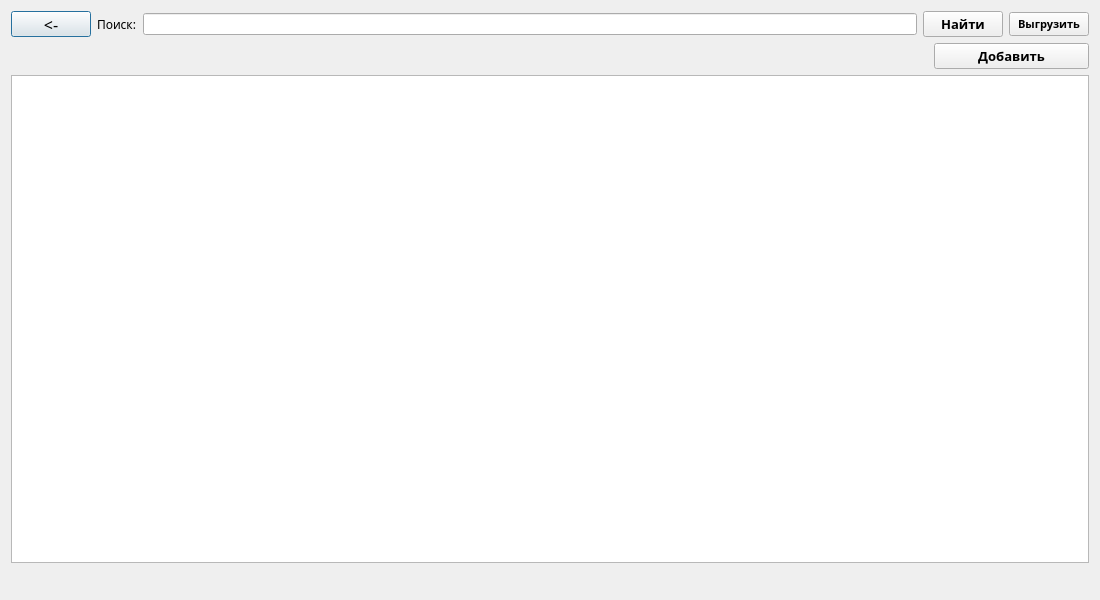
<?xml version="1.0" encoding="UTF-8"?>
<ui version="4.0">
 <class>Dialog</class>
 <widget class="QDialog" name="Dialog">
  <property name="geometry">
   <rect>
    <x>0</x>
    <y>0</y>
    <width>1100</width>
    <height>600</height>
   </rect>
  </property>
  <property name="windowTitle">
   <string>Поставки продуктов</string>
  </property>
  <layout class="QVBoxLayout" name="verticalLayout_5">
   <item>
    <layout class="QVBoxLayout" name="verticalLayout_4">
     <item>
      <layout class="QHBoxLayout" name="horizontalLayout_8">
       <item>
        <layout class="QHBoxLayout" name="horizontalLayout_2">
         <item>
          <widget class="QPushButton" name="back">
           <property name="minimumSize">
            <size>
             <width>0</width>
             <height>10</height>
            </size>
           </property>
           <property name="font">
            <font>
             <family>Malgun Gothic</family>
             <pointsize>12</pointsize>
             <weight>50</weight>
             <bold>false</bold>
            </font>
           </property>
           <property name="text">
            <string>&lt;-</string>
           </property>
           <property name="flat">
            <bool>false</bool>
           </property>
          </widget>
         </item>
         <item>
          <widget class="QLabel" name="label_4">
           <property name="font">
            <font>
             <family>Ebrima</family>
             <pointsize>9</pointsize>
             <weight>50</weight>
             <bold>false</bold>
            </font>
           </property>
           <property name="text">
            <string>Поиск:</string>
           </property>
          </widget>
         </item>
         <item>
          <widget class="QLineEdit" name="line_find">
           <property name="text">
            <string/>
           </property>
          </widget>
         </item>
        </layout>
       </item>
       <item>
        <layout class="QHBoxLayout" name="horizontalLayout">
         <item>
          <widget class="QPushButton" name="find">
           <property name="font">
            <font>
             <family>Malgun Gothic</family>
             <pointsize>10</pointsize>
             <weight>75</weight>
             <bold>true</bold>
            </font>
           </property>
           <property name="text">
            <string>Найти</string>
           </property>
          </widget>
         </item>
         <item>
          <widget class="QPushButton" name="upload">
           <property name="font">
            <font>
             <family>Malgun Gothic</family>
             <pointsize>8</pointsize>
             <weight>75</weight>
             <bold>true</bold>
            </font>
           </property>
           <property name="text">
            <string>Выгрузить</string>
           </property>
          </widget>
         </item>
        </layout>
       </item>
      </layout>
     </item>
    </layout>
   </item>
   <item>
    <layout class="QHBoxLayout" name="horizontalLayout_10"/>
   </item>
   <item>
    <layout class="QVBoxLayout" name="verticalLayout_3">
     <item>
      <layout class="QVBoxLayout" name="verticalLayout_2">
       <item>
        <layout class="QHBoxLayout" name="horizontalLayout_6">
         <item>
          <spacer name="horizontalSpacer_2">
           <property name="orientation">
            <enum>Qt::Horizontal</enum>
           </property>
           <property name="sizeHint" stdset="0">
            <size>
             <width>40</width>
             <height>20</height>
            </size>
           </property>
          </spacer>
         </item>
         <item>
          <widget class="QPushButton" name="apend">
           <property name="minimumSize">
            <size>
             <width>155</width>
             <height>0</height>
            </size>
           </property>
           <property name="font">
            <font>
             <family>Malgun Gothic</family>
             <pointsize>10</pointsize>
             <weight>75</weight>
             <bold>true</bold>
            </font>
           </property>
           <property name="text">
            <string>Добавить</string>
           </property>
          </widget>
         </item>
        </layout>
       </item>
       <item>
        <widget class="QTableWidget" name="tableWidget"/>
       </item>
      </layout>
     </item>
    </layout>
   </item>
   <item>
    <layout class="QHBoxLayout" name="horizontalLayout_3">
     <item>
      <spacer name="horizontalSpacer">
       <property name="orientation">
        <enum>Qt::Horizontal</enum>
       </property>
       <property name="sizeHint" stdset="0">
        <size>
         <width>40</width>
         <height>20</height>
        </size>
       </property>
      </spacer>
     </item>
     <item>
      <widget class="QLabel" name="label_6">
       <property name="font">
        <font>
         <family>Malgun Gothic</family>
         <pointsize>10</pointsize>
         <weight>75</weight>
         <bold>true</bold>
        </font>
       </property>
       <property name="text">
        <string/>
       </property>
      </widget>
     </item>
    </layout>
   </item>
  </layout>
  <zorder></zorder>
  <zorder></zorder>
  <zorder></zorder>
 </widget>
 <resources/>
 <connections/>
</ui>
